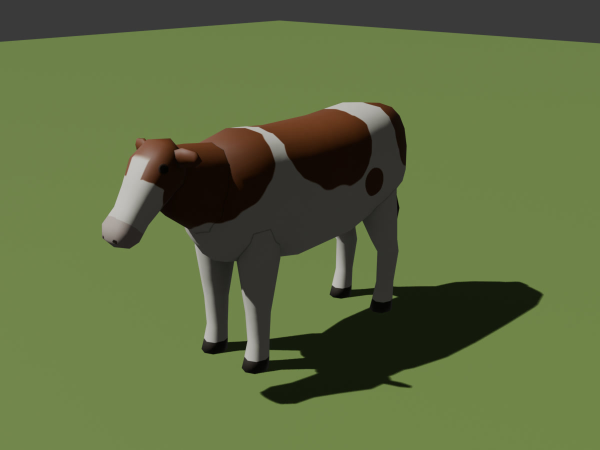
#> input picture docs/checkpoints/farm_animals/animal_cow-eevee-front_three_quarter.jpg, 1200 x 900 px, given in place of ref-3.jpg, which was not available (shown at 1/2 size)
$ python sheet.py
#> lines starting #> are read from the running program, lines starting #| are printed output that depends on the picture; after the words box and inside, x2 and y2 are one past the last pixel; in counts of white or black regions, pixels touching at a corner belong together; pictures that were not available may be replaced by others from this repository, and a replacement may not be noted
"""Owner review sheet for the grazing sheep animal_sheep_c: the approved reference crops, the textured
EEVEE stills beside animal_sheep and animal_cow_b, the head at the grass, a top view and LOD2, and the
in-engine shots (play distance, sun and shade close-ups, the muzzle at the grass, 1.7 m eye level,
scale before the barn). Usage: python3 docs/checkpoints/animal_sheep_c/sheet.py (from the repo root,
after run.sh has written the JPEGs; needs Pillow)."""
import pathlib

from PIL import Image, ImageDraw

ROOT = pathlib.Path(__file__).resolve().parents[3]
DOCS = ROOT / "docs/checkpoints/animal_sheep_c"
REF = ROOT / "assets-source/refs/farm_animals"
CELL_W, CELL_H = 520, 390
# Reference crops (source pixels, 2400 x 1792).
REFS = [("ref-3: the flock grazing, heads down", "ref-3.jpg", (1350, 600, 2200, 1400)),
        ("ref-2 (approved; black face, creamy fleece)", "ref-2.jpg", (300, 250, 2200, 1600))]
STILLS = [("lineup", "EEVEE: animal_cow_b, animal_sheep, animal_sheep_c; 1.7 m figure"),
          ("animal_sheep_c-eevee-front_three_quarter", "EEVEE: animal_sheep_c three quarter"),
          ("animal_sheep_c-eevee-head", "EEVEE: animal_sheep_c muzzle at the grass"),
          ("animal_sheep_c-eevee-top", "EEVEE from above (as ref-3): animal_sheep left, animal_sheep_c right"),
          ("animal_sheep_c-eevee-lod2", "EEVEE: animal_sheep_c LOD2 (beyond 400 m)")]
ENGINE = [("sheepc-play", "engine: play distance, both farms (tilt off)"),
          ("sheepc-sun", "engine: grazing sheep, sun side"),
          ("sheepc-shade", "engine: grazing sheep, shade side"),
          ("sheepc-head", "engine: the muzzle at the grass"),
          ("sheepc-eye", "engine: eye level 1.7 m"),
          ("sheepc-scale-barn", "engine: the flock before the barn")]


def cell(im: Image.Image, label: str) -> Image.Image:
#> called with label = 'ref-3: the flock grazing, heads down'
    im = im.convert("RGB")
#> im: PIL image 850x800 RGB; every value is 0
    im.thumbnail((CELL_W, CELL_H))
#> im: PIL image 414x390 RGB; every value is 0
    c = Image.new("RGB", (CELL_W, CELL_H + 24), (24, 24, 24))
#> c: PIL image 520x414 RGB; every value is 24
    c.paste(im, ((CELL_W - im.width) // 2, 24 + (CELL_H - im.height) // 2))
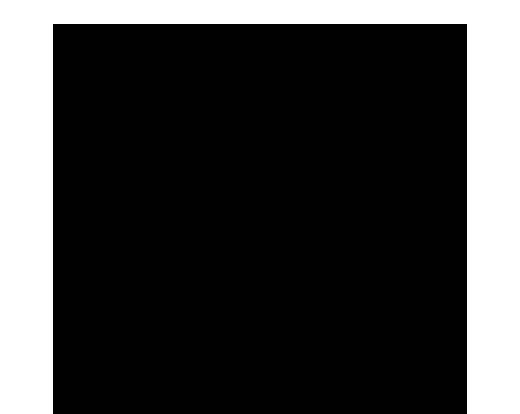
#> c: PIL image 520x414 RGB; values 0 (black) and 24 (white), 25% white; 1 white region, box (x1, y1, x2, y2) and area: (0, 0, 520, 414) 53820
    ImageDraw.Draw(c).text((8, 5), label, fill=(232, 232, 232))
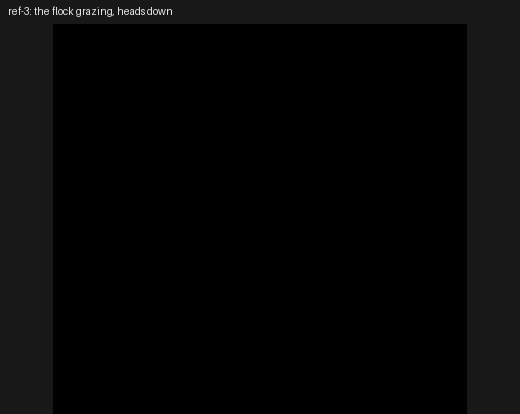
#> c: PIL image 520x414 RGB; min 0, max 230, mean 6.4
    return c


cells = [cell(Image.open(REF / f).crop(box), label) for label, f, box in REFS]
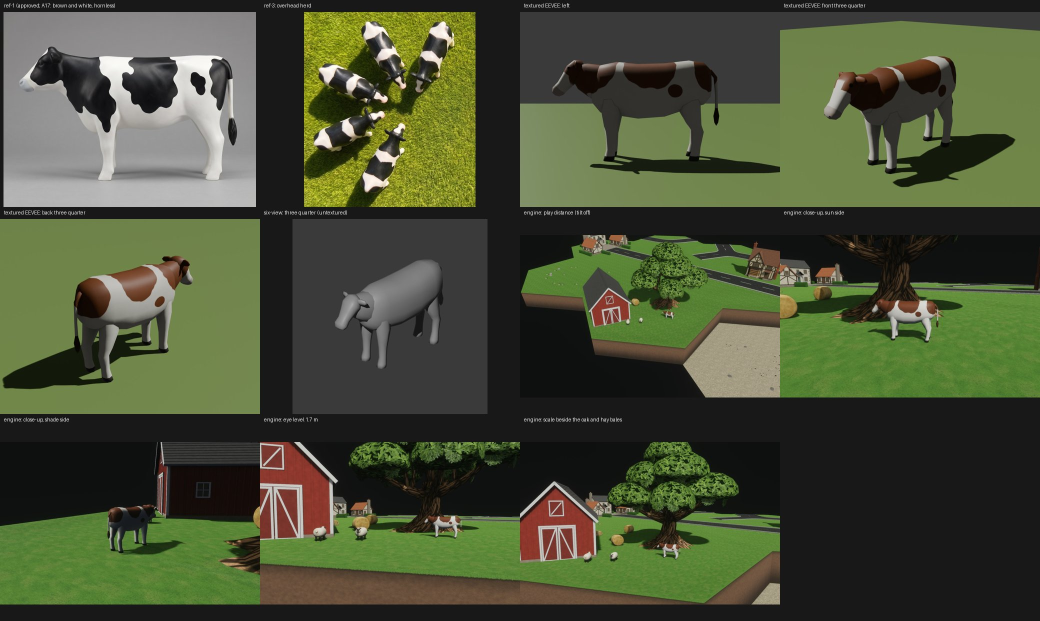
#> input picture docs/checkpoints/farm_animals/animal_cow-sheet.jpg, 2080 x 1242 px, given in place of ref-2.jpg, which was not available (shown at 1/2 size)
#> in cell (call 2), `im.thumbnail((CELL_W, CELL_H))`:
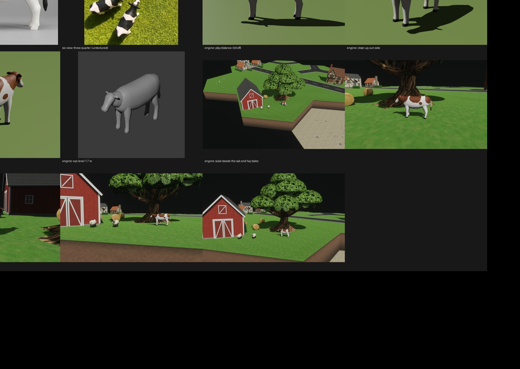
#> im: PIL image 520x369 RGB; mean R, G, B 45.6, 50.5, 33.1
#> in cell (call 2), `c.paste(im, ((CELL_W - im.width) // 2, 24 + (CELL_H - im.height) // 2))`:
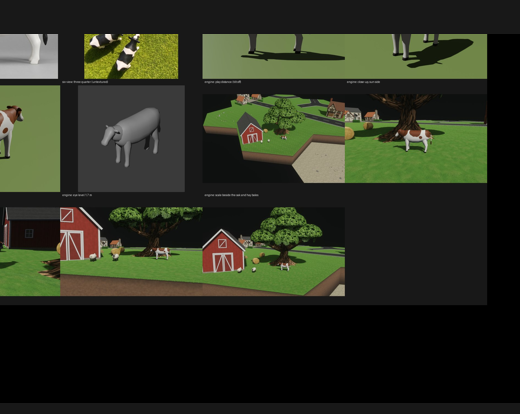
#> c: PIL image 520x414 RGB; mean R, G, B 43.2, 47.6, 32.1
#> cells = 2 items
cells += [cell(Image.open(DOCS / f"{n}.jpg"), label) for n, label in STILLS]
#> in cell, im is the input picture: PIL image 2080x1242 RGB; mean R, G, B 72.3, 79.2, 54
#> in cell (call 3), `im.thumbnail((CELL_W, CELL_H))`:
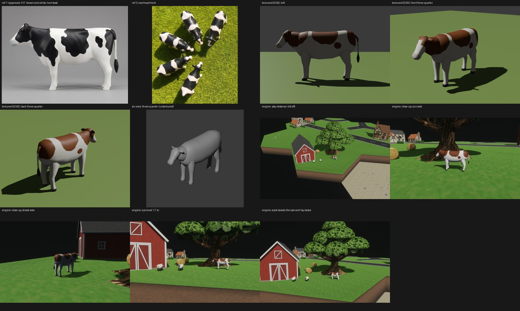
#> im: PIL image 520x311 RGB; mean R, G, B 72.4, 79.3, 54.1
#> in cell (call 3), `c.paste(im, ((CELL_W - im.width) // 2, 24 + (CELL_H - im.height) // 2))`:
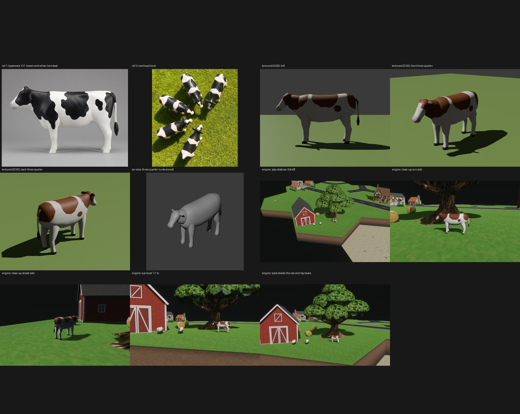
#> c: PIL image 520x414 RGB; mean R, G, B 60.3, 65.6, 46.6
#> (the run stopped early here; a loop or call above may not have finished)
